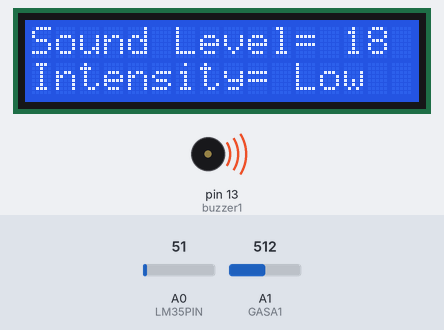
The sketch below on a simulated Arduino Uno, built with avr-gcc and run on an emulated ATmega328P. On the bench: 16×2 character LCD, buzzer (waves = sounding). The inputs (shaded band) are chosen by the test bench; at power-on: A0 (LM35PIN) = 51, A1 (GASA1) = 512. What the sketch prints to the serial monitor is not drawn.

Above: at 13.6 s.
13.7 s: A0 (LM35PIN) set to 86
At 14.1 s:
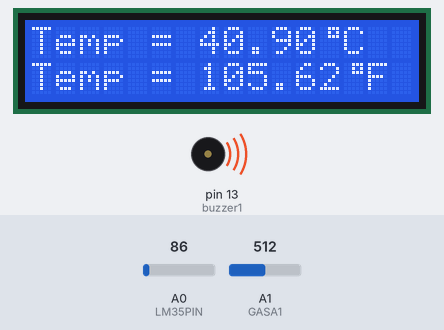
17.0 s: A1 (GASA1) set to 408
At 18.8 s:
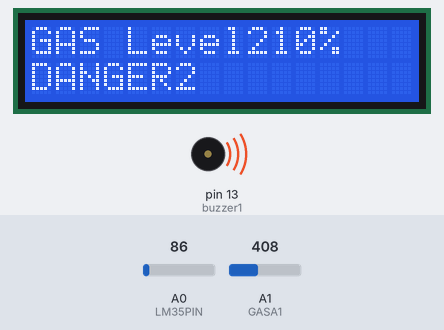
19.9 s: A1 (GASA1) set to 381
At 20.7 s:
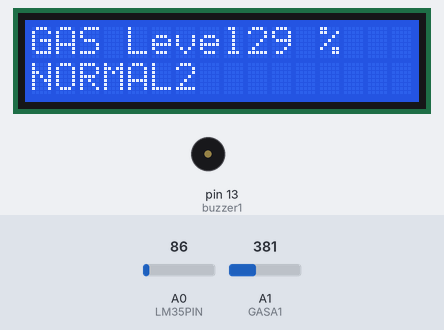
23.5 s: A0 (LM35PIN) set to 15
At 25.6 s:
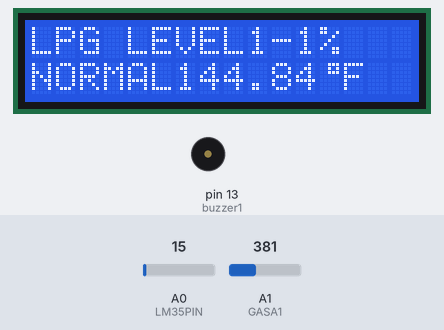
28.5 s: A0 (LM35PIN) set to 30
At 29.2 s:
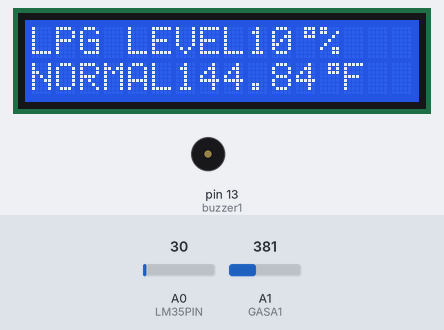
30.3 s: A1 (GASA1) set to 306
At 31.6 s:
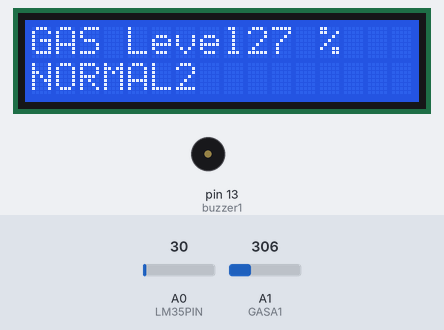
Timing chart, 0 to 33.3 s (numbered marks = the images above; inputs shaded):
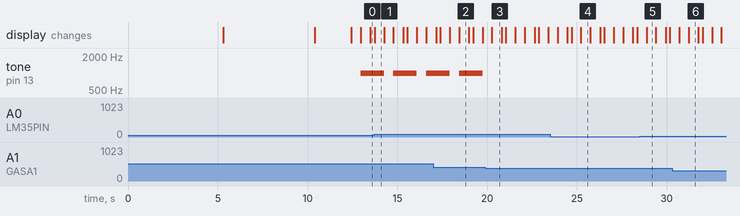

The sketch:

code.ino
```cpp
#include <LiquidCrystal_I2C.h>
LiquidCrystal_I2C lcd(0x27,16,2);   //for 16x2 lcd display
int buzzer1 = 13;
int GASA0 = A0;
int gasvalue1;
int buzzer2 = 13;
int GASA1 = A1;
int gasvalue2;
int num_Measure = 128 ; // Set the number of measurements
int pinSignal = A0; // pin connected to pin O module sound sensor
int redLed = 5;
long Sound_signal;    // Store the value read Sound Sensor
long sum = 0 ; // Store the total value of n measurements
long level = 0 ; // Store the average value
int soundlow = 40;
int soundmedium = 500;
#define LM35PIN A0
int adcValue;
float milliVolt;
float tempInC;
float tempInF;
byte degree_symbol[8] =
{
  0b00111,
  0b00101,
  0b00111,
  0b00000,
  0b00000,
  0b00000,
  0b00000,
  0b00000
};
void setup() {
  lcd.init();       //initiute the lcd1
 lcd.init();
 lcd.backlight();
 pinMode(buzzer1, OUTPUT);
 lcd.setCursor(2,0);
 lcd.print("LPG LEAKAGE1");
 lcd.setCursor(1,1);
 lcd.print("LEVEL DETECTOR1");
 delay(5000);
 lcd.init();     // initiate the lcd
 lcd.init();
 lcd.backlight();
 Serial.begin(9600);
 pinMode(buzzer2, OUTPUT);
 lcd.setCursor(3,0);
 lcd.print("welcome to");
 lcd.setCursor(1,1);
 lcd.print("JOSH ARDUINO");
 delay(5000);
 lcd.init();
  lcd.backlight();
  lcd.setCursor(0,0);
  lcd.print("LM35 Temperature");
  lcd.setCursor(0,1);
  lcd.print("Sensor - Arduino");
  lcd.createChar(1, degree_symbol);
  delay(2000);
  lcd.clear();
}
void loop() {
  int analogSensor1 = analogRead(GASA0);
  int gasvalue1=(analogSensor1-50)/25;         //gas module sensitivity
  lcd.setCursor(0,0);
  lcd.print("LPG LEVEL1:");
  lcd.setCursor(10,0);
  lcd.print(gasvalue1);
  lcd.setCursor(12,0);
  lcd.print("%");
   //check if it has reached the threshold value
  if (gasvalue1 >= 40)                      //gas percentage alert
  {
  lcd.setCursor(0,1);
  lcd.print("DANGER1");
  tone(buzzer1, 5000, 3000);
  }
  else
  {
  lcd.setCursor(0,1);
  lcd.print("NORMAL1");
  noTone(buzzer1);
  }
  delay(500);
  lcd.clear();
  int analogSensor2 = analogRead(GASA1);
  int gasvalue2=(analogSensor2-50)/35;       //gas module sensitivity
  lcd.setCursor(0,0);
  lcd.print("GAS Level2:");
  lcd.setCursor(10,0);
  lcd.print(gasvalue2);
  lcd.setCursor(12,0);
  lcd.print("%");
  // Checks if it has reached the threshold value
  if (gasvalue2 >= 10)              //gas percentage alert
  {
    lcd.setCursor(0,1);
   lcd.print("DANGER2");
    tone(buzzer2, 1000, 10000);
  }
  else
  {
  lcd.setCursor(0,1);
  lcd.print("NORMAL2");
    noTone(buzzer2);
   }
  delay(500);
  lcd.clear();
  // Performs 128 signal readings
  for ( int i = 0 ; i <num_Measure; i ++)
  {
   Sound_signal = analogRead (pinSignal);
    sum =sum + Sound_signal;
  }
  level = sum / num_Measure; // Calculate the average value
  Serial.print("Sound Level: ");
  lcd.print("Sound Level= ");
  Serial.println (level-33);
  lcd.print(level-33);
  if(level-33<soundlow)
  {
    lcd.setCursor(0,2);
    lcd.print("Intensity= Low");
     digitalWrite(redLed,LOW);
  }
  if(level-33>soundlow && level-33<soundmedium)
  {
    lcd.setCursor(0,2);
    lcd.print("Intensity=Medium");
     digitalWrite(redLed,LOW);
  }
  if(level-33>soundmedium)
  {
    lcd.setCursor(0,2);
    lcd.print("Intensity= High");
    digitalWrite(redLed,HIGH);
  }
  sum = 0 ; // Reset the sum of the measurement values
  delay(200);
  lcd.clear();
  adcValue = analogRead(LM35PIN);
  milliVolt = ((adcValue * 4870.0) / 1024);
  tempInC = milliVolt/10; /* Temperature in Degree Celsius */
  tempInF = ((tempInC * 9/5) + 32); /* Temperatue in Degree Fahrenheit */
  lcd.setCursor(0,0);
  lcd.print("Temp = ");
  lcd.setCursor(7,0);
  lcd.print(tempInC);
  lcd.write(1);
  lcd.print("C");
  lcd.setCursor(0,1);
  lcd.print("Temp = ");
  lcd.setCursor(7,1);
  lcd.print(tempInF);
  lcd.write(1);
  lcd.print("F");
  delay(500);
  }
```

Measured:
- the behaviour switches between 400 and 399 on A1 (GASA1) (found by bisection; images 2 and 3)
- after the input at 19.9 s, tone on pin 13 (buzzer1): stops changing and stays silent; the display: changes after 0.37 s (image 3)
- after the input at 23.5 s, the display: first differs from a run without the input after 0.97 s (image 4 shows a later state)
- after the input at 28.5 s, the display: changes after 0.37 s (image 5)
- by itself, tone on pin 13 (buzzer1): alternates 1000 Hz for 1.3 s and silent for 0.53 s
- what the display in image 1 shows lasts 0.6 s, from 13.7 s to 14.3 s
